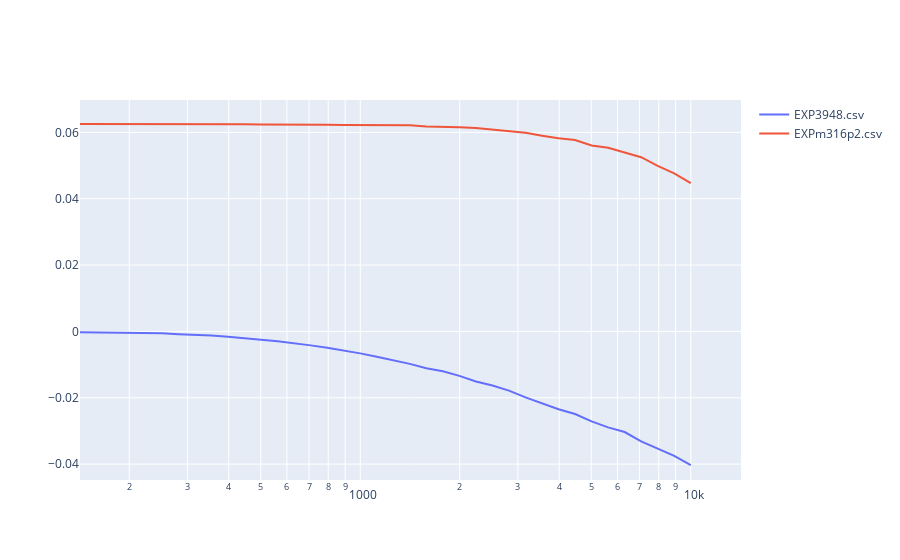

The code cell stored with this chart in its notebook:
### Markdown cell above
### grafico datos
uso la libreria plotly para ver todos las mediciones al mismo tiempo

### Code cell
a=ci.plt.semilog(f,datacorr)
